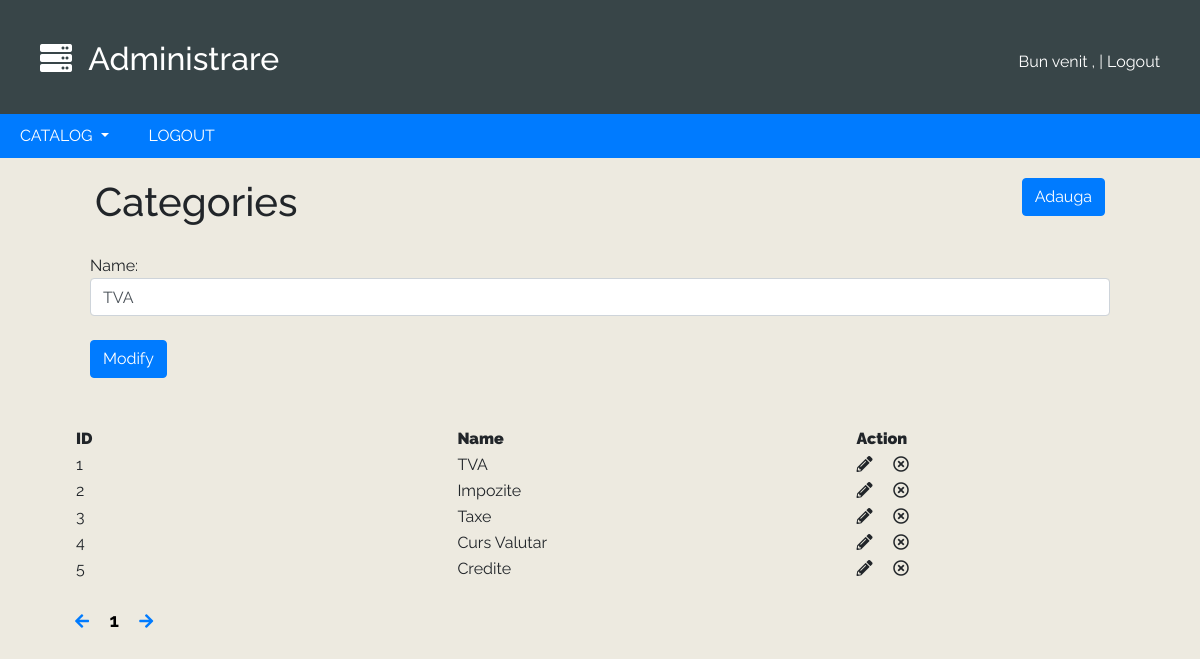
Page /admin/category.php?page=1&edit_id=1&action=edit on the committed database.
### tables this page shows
CREATE TABLE `categories` (
  `id` int(6) NOT NULL,
  `name` text NOT NULL
);

### admin/category.php (the view, shortened to what this page needs)
<?
include 'config.php';
include 'header.php';
$page = $_GET['page'];
$end = 10;
$start = ($page * $end) - $end;
?>
<body>
  <div class="container-fluid">
    <div class="row">
      <div class="col-md-6">
        <h1>Categories</h1>
      </div>
      <div class="col-md-6 pull">
        <a href="category.php?page=<?= $_GET['page']; ?>&action=add" class="btn btn-primary">Adauga</a>
      </div>
    </div>
    <? if(isset($_GET['action']) && $_GET['action'] == 'edit'):
        $query = "SELECT name FROM `categories` WHERE id = '".$_GET['edit_id']."'";
        $result =  mysqli_query($conn,$query);
        if($row = mysqli_fetch_array($result)):
       ?>
      <div class="col-md-12">
        <form action="category.php?edit=true" method="POST" autocomplete="off">
          Name:
          <input type="text" name="category" value="<?= $row['name']; ?>" class="form-control">
          <br>
          <input type="submit" class="btn btn-primary" value="Modify">
        </form>
      </div>
    <? endif;endif; ?>
    <br><br>
    <table>
      <tr>
        <th width=600><b>ID</b></th>
        <th width=600><b>Name</b></th>
        <th width=400><b>Action</b></th>
      </tr>
      <?
        $result = mysqli_query($conn,"SELECT * FROM categories LIMIT $start,$end");
         while($row = mysqli_fetch_array($result)):
       ?>
       <tr>
         <td><? echo $row['id']; ?></td>
         <td><? echo $row['name']; ?></td>
         <td>
           <i class="fas fa-pencil-alt" onclick="window.location='category.php?page=<? echo $_GET['page']; ?>&edit_id=<? echo $row['id']; ?>&action=edit'"></i>
           <i class="far fa-times-circle" onclick="if(confirm('Are you sure?'))window.location='category.php?page=<? echo $_GET['page']; ?>&edit_id=<? echo $row['id']; ?>&action=remove'"></i>
         </td>
       </tr>
     <? endwhile;?>
    </table>
    <br>
    <a href="category.php?page=<?= ($_GET['page'] - 1 == 0) ? $_SESSION['category_total'] : $_GET['page'] - 1;?>">
      <i class="fas fa-arrow-left arrow-page"></i>
    </a>
    <? for($i = 1;$i<=$_SESSION['cateory_total'] ; $i++): ?>
      <a href="products.php?page=<? echo $i; ?>" class="<? if($_GET['page'] == $i) echo 'selected'; ?>"><? echo $i; ?></a>
    <? endfor; ?>
    <a href="category.php?page=<?=  ($_GET['page'] + 1 == $_SESSION['category_total']+1) ? 1 : $_GET['page'] + 1; ?>">
      <i class="fas fa-arrow-right arrow-page"></i>
    </a>
  </div>
</body>

### admin/admin_style.css (style rules this page uses)
body { background-color:#EDEAE0;font-family:Raleway }
.container-fluid { width:90%;margin:auto; }
.row { padding:20px; }
.selected { color:black;text-decoration:none;font-weight:bold;font-size:19px; }
.pull { text-align:right; }

### rows in the picture
categories: category "TVA", id "1", name "TVA"
categories: id "2", name "Impozite"
categories: id "3", name "Taxe"
categories: id "4", name "Curs Valutar"
categories: id "5", name "Credite"
